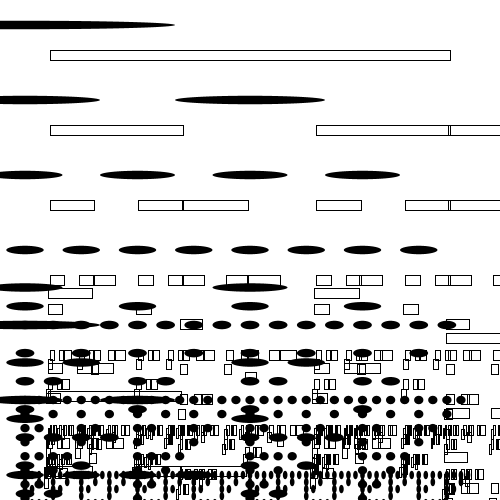
Frame 1 (no input)
Frame 60 (the mouse pressed at the canvas centre just before this capture): identical to frame 1, image omitted
Frame 120 (the mouse held since frame 60 and released just before this capture): identical to frame 1, image omitted

The Processing sketch that drew this single still picture (run headless with seeded random() and noise(); from frame 60 on, the mouse is pressed at the canvas centre):

// Processing sketch: sketch6
// ── sketch6.pde
/* Sairus Pradhan (218946467)
FA DATT 2040 - Lab 1
10/ 21/ 2022
Sketch 6  

This is my sketch6 for a fractal. Since this is a pass/fail, I assume it's just
playing around with the examples of recursion in the examples given on github.

I chose to use the cantor example on: 
https://github.com/atarilover123/DATT-2040-Math-Art-Code/blob/main/Week_6/Lab/cantor_set/cantor_set.pde
*/

// canvas setup
void setup() {
  size(500, 500);
  background(255);
  
}

// draw and call from void functions
void draw() {
  background(255);
  cantor(50, 50, 400);
  cantor2(25, 25, 300);
}

// first set of recurrsions with stretched rectangles
void cantor(float x, float y, float len) {
  if (len > 1) {
    noFill();
    stroke(0);
    rect(x, y, len, 10);
    y +=75;
    cantor(x, y, len/3);  // having fun with some values 
    cantor(x+len*2/3, y, len/3);
    cantor(x-2, y+len*2/3, len/3);
    cantor(x+len-1.2, y, len/2);
    
  }
}

// second set of reccursions with stretched ellipses
void cantor2(float x2, float y2, float len2) {
  if (len2 > 1) {
    
    fill(0);
    noStroke();
    ellipse(x2, y2, len2, 8.5); 
    y2 += 75;
    cantor2(x2, y2, len2/2);  // having fun with some values 
    cantor2(x2+len2*3/4, y2, len2/2);
    cantor2(x2, y2+len2*3/4, len2/2);       
  }
}

  
